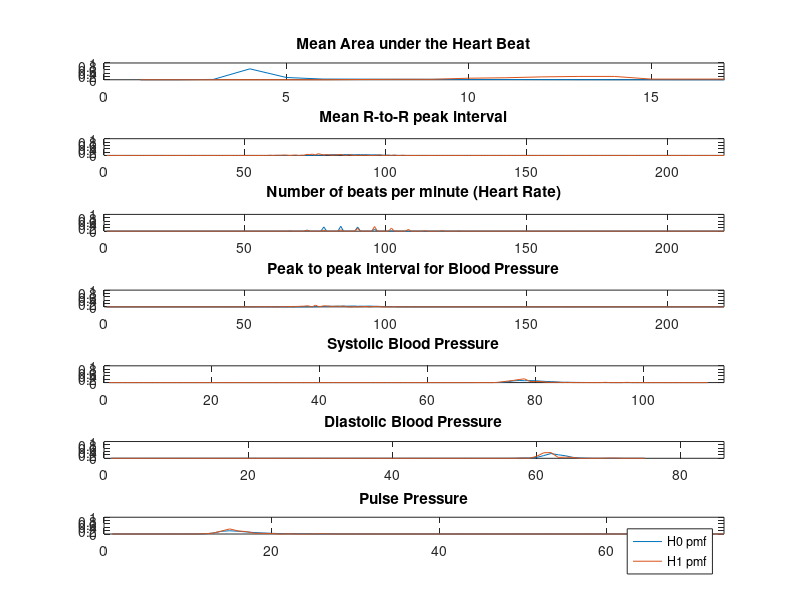

This figure's MATLAB source: (Note: a time limit stopped this script after it produced the figure.)
close all;
clear all;

%%Task 0
%Load in data sets and make it readable.
dat1_const = load('patient_data/1_a41178.mat');
dat2_const = load('patient_data/2_a42126.mat');
dat3_const = load('patient_data/3_a40076.mat');
dat4_const = load('patient_data/4_a40050.mat');
dat5_const = load('patient_data/5_a41287.mat');
dat6_const = load('patient_data/6_a41846.mat');
dat7_const = load('patient_data/7_a41846.mat');
dat8_const = load('patient_data/8_a42008.mat');
dat9_const = load('patient_data/9_a41846.mat');

%put in array for simplification of data management
dat_array = [dat1_const, dat2_const, dat3_const, dat4_const, dat5_const, dat6_const, dat7_const, dat8_const, dat9_const];

%X_length: stores number of data points per patient for data, training,
%test
all_length = zeros(1, 9);
training_length = zeros(1,9);
testing_length = zeros(1, 9);
for k = 1:9
    %store the number of elements to perform operations with
    all_length(k) = length(dat_array(k).all_data);
    training_length(k) = floor(all_length(k) * 2/3);
    testing_length(k) = all_length(k) - training_length(k);
    dat_array(k).all_data = floor(dat_array(k).all_data);

end

%initialize all data sets for permuatations
for k = 1:9
    train(k).all_data = dat_array(k).all_data(:,1:training_length(k));
    train(k).all_labels = dat_array(k).all_labels(:,1:training_length(k));
    test(k).all_data = dat_array(k).all_data(:, training_length(k)+1:all_length(k));
    test(k).all_labels = dat_array(k).all_labels(:, training_length(k)+1:all_length(k));
end

for k = 1:9
   for j = 1:7
      index1 = 1;
      index0 = 1;
      for p = 1: training_length(k)
          if(train(k).all_labels(1, p) == 1)
              train(k).goldens(j, index1) = train(k).all_data(j,p);
              index1 = index1 + 1;
          end
          if(train(k).all_labels(1, p) == 0)
              train(k).nongoldens(j,index0) = train(k).all_data(j,p);
              index0 = index0 + 1;
          end
      end
   end
end
% the above function creates non-golden data and golden data
% Task 1
% a: Calculate prior probabilities of P(H1) and P(H0)
for k = 1:9
    prior_H1(k) = sum(train(k).all_labels)/training_length(k);
    prior_H0(k) = 1 - prior_H1(k);
end

%b: construct likelihood matrices for each of the seven features
feature_labels = {'Mean Area under the Heart Beat','Mean R-to-R peak interval','Number of beats per minute (Heart Rate)','Peak to peak interval for Blood Pressure','Systolic Blood Pressure','Diastolic Blood Pressure','Pulse Pressure'};
feature_max_length = [17, 220, 220, 220, 115, 86, 74];

likelihood_matrix_all_features = cell(9,7);

for k = 1:9
    for j = 1:7
        goldens_tabulated = tabulate(train(k).goldens(j,:))';
        nongoldens_tabulated = tabulate(train(k).nongoldens(j,:))';
        Xi = union(goldens_tabulated(1,:), nongoldens_tabulated(1,:));
        likelihood_matrix_all_features{k,j} = zeros(5,length(Xi));

        for idx = 1:length(Xi) %idx iterates over Xi
            likelihood_matrix_all_features{k,j}(1,idx) = Xi(idx);
            %populate h1 row in likelihood matrix of jth feature
            if ismember(Xi(idx),goldens_tabulated(1,:))
                golden_index_of_Xi_value = find(goldens_tabulated(1,:)==Xi(idx),1);
                likelihood_matrix_all_features{k,j}(2,idx) = goldens_tabulated(3, golden_index_of_Xi_value)/100;
            else
                likelihood_matrix_all_features{k,j}(2,idx) = 0;
            end

            %populate h0 row in likelihood matrix of jth feature
            if ismember(Xi(idx),nongoldens_tabulated(1,:))
                nongolden_index_of_Xi_value = find(nongoldens_tabulated(1,:)==Xi(idx),1);
                likelihood_matrix_all_features{k,j}(3,idx) = nongoldens_tabulated(3, nongolden_index_of_Xi_value)/100;
            else
                likelihood_matrix_all_features{k,j}(3,idx) = 0;
            end

        end
    end
end


for k = 1:9
    figure;
    for j = 1:7
       subplot(7, 1, j);
        plot(likelihood_matrix_all_features{k,j}(3,:));

        % Add feature titles and set axis for each subplot
        title(feature_labels(j));
        axis([0 feature_max_length(j) 0 1]);

        hold on;
        plot(likelihood_matrix_all_features{k,j}(2,:));
    end
    legend('H0 pmf', 'H1 pmf');
end

for k = 1:9
    for j = 1:7
        for i = 1:length(likelihood_matrix_all_features{k,j}(1,:))
                if(likelihood_matrix_all_features{k,j}(2,i) >= likelihood_matrix_all_features{k,j}(3,i))
                    likelihood_matrix_all_features{k,j}(4,i) = 1;
                else
                    likelihood_matrix_all_features{k,j}(4,i) = 0;
                end
                if(likelihood_matrix_all_features{k,j}(2,i) * prior_H1(k) >= likelihood_matrix_all_features{k,j}(3,i)*prior_H0(k))
                    likelihood_matrix_all_features{k,j}(5,i) = 1;
                else
                    likelihood_matrix_all_features{k,j}(5,i) = 0;
                end
        end
    end
end

HT_table_array = likelihood_matrix_all_features;
for k = 1:9
    for j = 1:7
        HT_table_array{k,j} = HT_table_array{k,j}';
    end
end

Error_table_array = cell(9,7);

for k = 1:9
    prior_H1_test(k) = sum(test(k).all_labels);
    prior_H0_test(k) = testing_length(k) - prior_H1_test(k);
end

for k = 1:9
    for j = 1:7
        Error_table_array{k,j} = zeros(2,3);

        missed_detect_MAP = 0;
        false_alarm_MAP = 0;
        error_MAP = 0;

        missed_detect_ML = 0;
        false_alarm_ML = 0;
        error_ML = 0;

        for i = 1:testing_length(k)
            if ismember(test(k).all_data(j,i), HT_table_array{k,j}(:,1))
            %if that measurement value was in HT_table_array
                measurement_index = find(HT_table_array{k,j}(:,1)==test(k).all_data(j,i),1);
                ML = HT_table_array{k,j}(measurement_index,4); %ML value
                MAP = HT_table_array{k,j}(measurement_index,5); %MAP value
            else
            %if not then rule in favor of H1
                ML = 1;
                MAP = 1;
            end

            %physician alarm for this measurement
            golden_value = test(k).all_labels(i);

            %ML counter increments
            if (ML == 1 && golden_value == 0)
                false_alarm_ML = false_alarm_ML + 1;
            end

            if (ML == 0 && golden_value == 1)
                missed_detect_ML = missed_detect_ML + 1;
            end

            if ((ML == 1 && golden_value == 0) || (ML == 0 && golden_value == 1))
                error_ML = error_ML + 1;
            end

            %MAP counter increments
            if (MAP == 1 && golden_value == 0)
                false_alarm_MAP = false_alarm_MAP + 1;
            end

            if (MAP == 0 && golden_value == 1)
                missed_detect_MAP = missed_detect_MAP + 1;
            end

            if ((MAP == 1 && golden_value == 0) || (MAP == 0 && golden_value == 1))
                error_MAP = error_MAP + 1;
            end
        end
        Error_table_array{k,j}(1,1) = false_alarm_ML/prior_H0_test(k);
        Error_table_array{k,j}(1,2) = missed_detect_ML/prior_H1_test(k);
        Error_table_array{k,j}(1,3) = error_ML/testing_length(k);

        Error_table_array{k,j}(2,1) = false_alarm_MAP/prior_H0_test(k);
        Error_table_array{k,j}(2,2) = missed_detect_MAP/prior_H1_test(k);
        Error_table_array{k,j}(2,3) = error_MAP/testing_length(k);
    end
end

%% Task 2
%For every patient, find the lowest correlations
%Make data sets that are all the same length for comparison 
shortened_length = min(training_length);
for k = 1:9
    for j = 1:7
        for h = 1:7
            %get a correlation matrix
            correlation = corrcoef(train(k).all_data(j,1:shortened_length), train(k).all_data(h,1:shortened_length));
            train(k).corr(j,h) = correlation(2,1);
        end
    end
end


%Minimize error
%error_table: 
%feature|MAP e|MAP md||MAP fa|ML e|ML md|ML fa|
testing_col = 2; %MAP error
for k = 1:9
    for j = 1:7
        train(k).error_table(j,1) = j;
        train(k).error_table(j,2) = Error_table_array{k,j}(2,3);
        train(k).error_table(j,3) = Error_table_array{k,j}(2,2);
        train(k).error_table(j,4) = Error_table_array{k,j}(2,1);
        train(k).error_table(j,5) = Error_table_array{k,j}(1,3);
        train(k).error_table(j,6) = Error_table_array{k,j}(1,2);
        train(k).error_table(j,7) = Error_table_array{k,j}(1,1);
    end
    train(k).error_table = sortrows(train(k).error_table,testing_col); 
end
%better (lower) errors will sort to the top. Use
% sortrows(train(k).error_table, COL_INDEX) to get best features for each
% decision facet.

%use error_table to get the lowest 3 errors, and pick the two with the
%lowest correlation
%FEATURES:
%|Feature 1|Feature2|Error of 1|Error of 2|Correlation of 1,2|
for k = 1:8 % Leave off 9 because 9 and 6 are identical
    corr12 = train(k).corr(train(k).error_table(1,1), train(k).error_table(2,1));
    corr13 = train(k).corr(train(k).error_table(1,1), train(k).error_table(3,1));
    corr23 = train(k).corr(train(k).error_table(1,1), train(k).error_table(3,1));
    lowest_corr = min([corr12, corr13, corr23]);
    if corr12 == lowest_corr
        features(k,1) = train(k).error_table(1,1);
        features(k,2) = train(k).error_table(2,1);
        features(k,3) = train(k).error_table(1,testing_col);
        features(k,4) = train(k).error_table(2,testing_col);
        features(k,5) = corr12;
    elseif corr13 == lowest_corr
        features(k,1) = train(k).error_table(1,1);
        features(k,2) = train(k).error_table(3,1);
        features(k,3) = train(k).error_table(1,testing_col);
        features(k,4) = train(k).error_table(3,testing_col);
        features(k,5) = corr13;
    else
        features(k,1) = train(k).error_table(2,1);
        features(k,2) = train(k).error_table(3,1);
        features(k,3) = train(k).error_table(2,testing_col);
        features(k,4) = train(k).error_table(3,testing_col);
        features(k,5) = corr23;
    end
    features(k,6) = features(k,3)*features(k,4)*features(k,5);
    features(k,7) = k;
end
features = sortrows(features,6);

%% Task 3.1
%3.1a - Generate likelihood matrices from feature pairs
%Assuming independent features, so P(X=k,Y=j) = P(X=k)P(Y=j)
patient_itt = [features(1,7), features(2,7), features(3,7)]; % use this to itterate over all 3 patients
feature_itt = [features(1,1) features(1,2); features(2,1) features(2,2); features(3,1) features(3,2);];
%patient_itt = [1, 3, 5];
%feature_itt = [2 3; 2 3; 2 3;]
for p = 1:3
    pos = 0;
    k_max = length(HT_table_array{patient_itt(p),feature_itt(p,1)}(:,1));
    j_max = length(HT_table_array{patient_itt(p),feature_itt(p,2)}(:,1));
    for k = 1:k_max; % Iterate over all of the first feature
        for j = 1:j_max % Iterate over all of the second feature
            pos = pos + 1;
            Joint_HT_table{p}(pos,1) = HT_table_array{patient_itt(p),feature_itt(p,1)}(k,1);
            Joint_HT_table{p}(pos,2) = HT_table_array{patient_itt(p),feature_itt(p,2)}(j,1);
            % Calculate P(X=k,Y=j | H1)
            Joint_HT_table{p}(pos,3) = HT_table_array{patient_itt(p),feature_itt(p,1)}(k,2) * HT_table_array{patient_itt(p),feature_itt(p,2)}(j,2);
            % Calculate P(X=k,Y=j | H0)
            Joint_HT_table{p}(pos,4) = HT_table_array{patient_itt(p),feature_itt(p,1)}(k,3) * HT_table_array{patient_itt(p),feature_itt(p,2)}(j,3);


            %3.1b - Generate MAP and ML decision rule vectors
            % ML first
            if(Joint_HT_table{p}(pos,3) >= Joint_HT_table{p}(pos,4))
                Joint_HT_table{p}(pos,5) = 1;
            else
                Joint_HT_table{p}(pos,5) = 0;
            end
            % MAP with H1 favorable for breaking ties
            if(Joint_HT_table{p}(pos,3) * prior_H1(patient_itt(p)) >= Joint_HT_table{p}(pos,4) * prior_H0(patient_itt(p)))
                Joint_HT_table{p}(pos,6) = 1;
            else
                Joint_HT_table{p}(pos,6) = 0;
            end

            %prep for 3.1d
            mesh_table{p,1}(k,j) = Joint_HT_table{p}(pos,3);
            mesh_table{p,2}(k,j) = Joint_HT_table{p}(pos,4);
        end
    end
end


%3.1d - Plot conditional joint PMFs
for p = 1:3 % TODO: Rename the below titles to be clearer
    title(['H0 Conditional Joint PMF for Patient ', num2str(patient_itt(p))]);
    figure;
    mesh(mesh_table{p,1}); % H0 hypothesis
    title(['H1 Conditional Joint PMF for Patient ', num2str(patient_itt(p))]);
    figure;
    mesh(mesh_table{p,2}); % H1 hypothesis
end

%% Task 3.2
%3.2a Calculate alarms for the testing data set based on
for p = 1:3 % All 3 patients
    for sample_itt = 1:testing_length(patient_itt(p));
        f1_itt = test(patient_itt(p)).all_data(feature_itt(p,1),sample_itt);
        f2_itt = test(patient_itt(p)).all_data(feature_itt(p,2),sample_itt);
        %sample_val is the index where we have the requested values for
        %feature 1 and feature 2
        sample_val = find((Joint_HT_table{p}(:,1) == f1_itt) & (Joint_HT_table{p}(:,2) == f2_itt));
        if(isempty(sample_val))
            f1_itt
            f2_itt
            sample_itt
            ML_test_alarms{p}(sample_itt) = 1;
            MAP_test_alarms{p}(sample_itt) = 1; 
        else
            ML_test_alarms{p}(sample_itt) = Joint_HT_table{p}(sample_val,5);
            MAP_test_alarms{p}(sample_itt) = Joint_HT_table{p}(sample_val,6);
        end
        majority_test_alarms{p}(sample_itt) = ML_test_alarms{p}(sample_itt) && MAP_test_alarms{p}(sample_itt);
    end
end



%3.2b Calculate probabilities
for p = 1:3
        Test_data_error_table_array{p} = zeros(2,3);

        missed_detect_MAP = 0;
        false_alarm_MAP = 0;
        error_MAP = 0;

        missed_detect_ML = 0;
        false_alarm_ML = 0;
        error_ML = 0;

        for j = 1:testing_length(patient_itt(p))
            ML = ML_test_alarms{p}(j);
            MAP = MAP_test_alarms{p}(j);

            %physician alarm for this measurement
            golden_value = test(patient_itt(p)).all_labels(j);

            %ML counter increments
            if (ML == 1 && golden_value == 0)
                false_alarm_ML = false_alarm_ML + 1;
            end

            if (ML == 0 && golden_value == 1)
                missed_detect_ML = missed_detect_ML + 1;
            end

            if ((ML == 1 && golden_value == 0) || (ML == 0 && golden_value == 1))
                error_ML = error_ML + 1;
            end

            %MAP counter increments
            if (MAP == 1 && golden_value == 0)
                false_alarm_MAP = false_alarm_MAP + 1;
            end

            if (MAP == 0 && golden_value == 1)
                missed_detect_MAP = missed_detect_MAP + 1;
            end

            if ((MAP == 1 && golden_value == 0) || (MAP == 0 && golden_value == 1))
                error_MAP = error_MAP + 1;
            end
        end
        Test_data_error_table_array{p}(1,1) = false_alarm_ML/prior_H0_test(patient_itt(p));
        Test_data_error_table_array{p}(1,2) = missed_detect_ML/prior_H1_test(patient_itt(p));
        Test_data_error_table_array{p}(1,3) = error_ML/testing_length(patient_itt(p));

        Test_data_error_table_array{p}(2,1) = false_alarm_MAP/prior_H0_test(patient_itt(p));
        Test_data_error_table_array{p}(2,2) = missed_detect_MAP/prior_H1_test(patient_itt(p));
        Test_data_error_table_array{p}(2,3) = error_MAP/testing_length(patient_itt(p));
end

%3.2c - Plot generated alarms
for p = 1:3
    figure;

    % MAP
    subplot(4, 1, 1);
    bar(MAP_test_alarms{p});
    title(['MAP for Patient ', num2str(patient_itt(p))]);

    %ML
    subplot(4, 1, 2);
    bar(ML_test_alarms{p});
    title(['ML for Patient ', num2str(patient_itt(p))]);
    
    %Majority Voter
    subplot(4, 1, 3);
    bar(majority_test_alarms{p});
    title(['Majority Voter for Patient ', num2str(patient_itt(p))]);    
    

    % Golden
    subplot(4, 1, 4);
    bar(test(patient_itt(p)).all_labels);
    title(['Golden Alarms for Patient ', num2str(patient_itt(p))]);
end

%% Task 3.3

% Calculate average P(error) across all 3 patients for MAP and ML
%average_ML_error = (Test_data_error_table_array{1}(1,3) + Test_data_error_table_array{2}(1,3) + Test_data_error_table_array{3}(1,3))/3;
%average_MAP_error = (Test_data_error_table_array{1}(1,4) + Test_data_error_table_array{2}(1,4) + Test_data_error_table_array{3}(1,4))/3;
